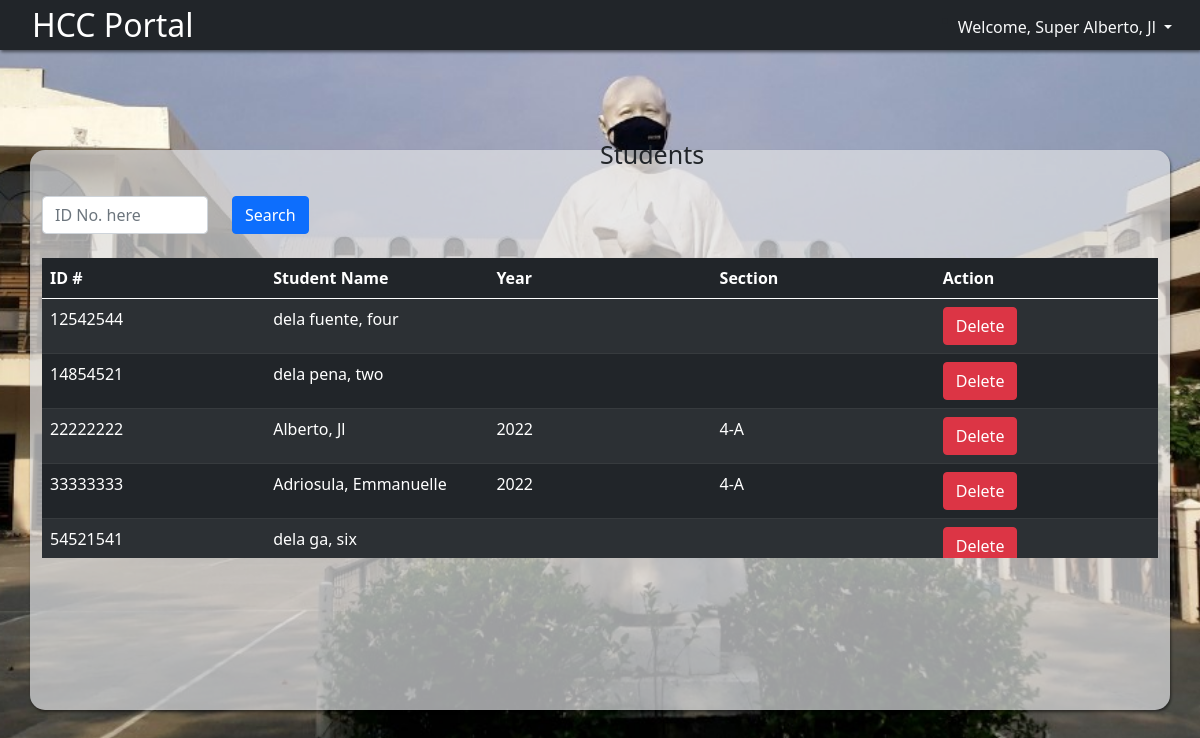
/admin/studentmembers.php (signed in), run on the app's committed database.
### tables this page shows
CREATE TABLE `users` (
  `id` bigint(11) NOT NULL,
  `username` varchar(255) NOT NULL,
  `lastname` varchar(255) NOT NULL,
  `email` varchar(255) NOT NULL,
  `birthdate` varchar(255) NOT NULL,
  `tel` varchar(255) NOT NULL,
  `password` varchar(255) NOT NULL,
  `address` varchar(255) NOT NULL,
  `course` varchar(255) NOT NULL,
  `year` varchar(255) NOT NULL,
  `section` varchar(255) NOT NULL,
  `picture` varchar(255) NOT NULL,
  `role` varchar(255) NOT NULL
);

### admin/studentmembers.php (the view, shortened to what this page needs)
<?php
include '../config.php';
$sql = "SELECT * FROM users WHERE role = 'Student'";
$result = mysqli_query($conn, $sql);
?>
<!DOCTYPE html>
<html lang="en">
<body>
  <?php
    include("header.php");
  ?>
  <div class="container">
    <form class="row" method="POST">
      <div class="col-xl" style="margin-top:4%;position:relative;">
        <center><label class="form-label" id="titlepos">Students</label></center>
        <div class="row">
          <div class="col-md-2">
            <input type="text" name="searchRes" class="form-control" placeholder="ID No. here" maxlength="8" value="" required/>
          </div>
          <div class="col-md-1">
            <button class="btn btn-primary float-start" type="submit" name="findUser">Search</button>
          </div>
        </div>
      <br />
      <div class="table-wrapper-scroll-y scrollbar">
        <table class="table table-striped table-dark" style="height: 5px !important;">
          <thead>
            <tr>
              <th scope="col" >ID #</th>
              <th scope="col" >Student Name</th>
              <th scope="col" >Year</th>
              <th scope="col" >Section</th>
              <th scope="col" >Action</th>
            </tr>
          </thead>
          <tbody>
            <?php
              if ($result->num_rows > 0) {
                while ($row = mysqli_fetch_array($result)) {
                  echo "<tr>";
                  echo "<td>".$row['id']."</td>";
                  echo "<td>".$row['lastname'].", ".$row['username']."</td>";
                  echo "<td>".$row['year']."</td>";
                  echo "<td>".$row['section']."</td>";
                  echo "<td> <a href='userdelete.php?id=" .$row['id']. "&user=student' class='del-btn btn btn-danger'>Delete</a> </td>";
                  echo "</tr>";
              }
              } else {
                  echo "<tr>";
                  echo "<td colspan='4'>";
                  echo "<center>No Data Found.</center>";
                  echo "</td>";
                  echo "</tr>";
              }
            ?>
          </tbody>
        </table>
      </div>
      </div>
    </form>
  </div>
</body>
</html>

### assets/css/style.css (style rules this page uses)
html, body { height: 100%; overflow: hidden; }
body { background: url(../images/mainbg.jpg) center/cover no-repeat; height: 100vh; margin: 0; justify-content: center; font-family: Verdana, sans-serif; overflow: hidden; }
#titlepos { position:absolute; font-size:25px; top:-60px; }
.scrollbar { position: relative; height: 300px; overflow: auto; }
.table-wrapper-scroll-y { display: block; }
table { overflow-y: hidden; height: 5px; width:250px; table-layout:fixed; Overflow-y:scroll; }
table tr { height:1em; }
td { overflow:hidden; white-space:nowrap; }
.container { margin-top: 100px; height: 70%; background: rgba(224, 225, 228, 0.7); -moz-box-shadow: 1px 2px 3px rgba(0,0,0,.5); -webkit-box-shadow: 1px 2px 3px rgba(0,0,0,.5); box-shadow: 1px 2px 3px rgba(0,0,0,.5); border-radius: 15px; margin-bottom:50px; }

### data on the page
users: id "12542544", lastname "dela fuente", username "four"
users: id "14854521", lastname "dela pena", username "two"
users: id "22222222", lastname "Alberto", username "Jl", year "2022", section "4-A"
users: id "33333333", lastname "Adriosula", username "Emmanuelle", year "2022", section "4-A"
users: id "54521541", lastname "dela ga", username "six"

### other printed values
$_SESSION['username'] "Alberto, Jl"
